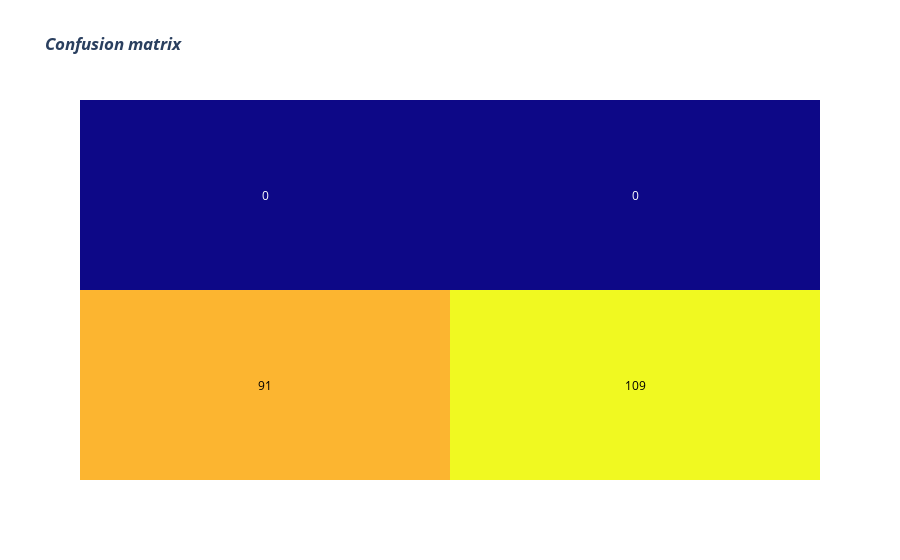

The notebook cell saved with this chart:
### Code cell
fig = ff.create_annotated_heatmap(confusion_matrix(preds, test_labels))
fig.update_layout(title_text='<i><b>Confusion matrix</b></i>',
                  #xaxis = dict(title='x'),
                  #yaxis = dict(title='x')
                 )
fig.show()

### Figure 1 — Plotly figure (JSON) as saved in the notebook; plotly's stock layout.template omitted (floating-point values rounded to 4 significant figures)
{"data": [{"colorscale": [[0, "#0d0887"], [0.1111, "#46039f"], [0.2222, "#7201a8"], [0.3333, "#9c179e"], [0.4444, "#bd3786"], [0.5556, "#d8576b"], [0.6667, "#ed7953"], [0.7778, "#fb9f3a"], [0.8889, "#fdca26"], [1, "#f0f921"]], "reversescale": false, "showscale": false, "type": "heatmap", "z": [[91, 109], [0, 0]]}], "layout": {"annotations": [{"font": {"color": "#000000"}, "showarrow": false, "text": "91", "x": 0, "xref": "x", "y": 0, "yref": "y"}, {"font": {"color": "#000000"}, "showarrow": false, "text": "109", "x": 1, "xref": "x", "y": 0, "yref": "y"}, {"font": {"color": "#FFFFFF"}, "showarrow": false, "text": "0", "x": 0, "xref": "x", "y": 1, "yref": "y"}, {"font": {"color": "#FFFFFF"}, "showarrow": false, "text": "0", "x": 1, "xref": "x", "y": 1, "yref": "y"}], "title": {"text": "<i><b>Confusion matrix</b></i>"}, "xaxis": {"gridcolor": "rgb(0, 0, 0)", "showticklabels": false, "side": "top", "ticks": ""}, "yaxis": {"showticklabels": false, "ticks": "", "ticksuffix": "  "}}}
